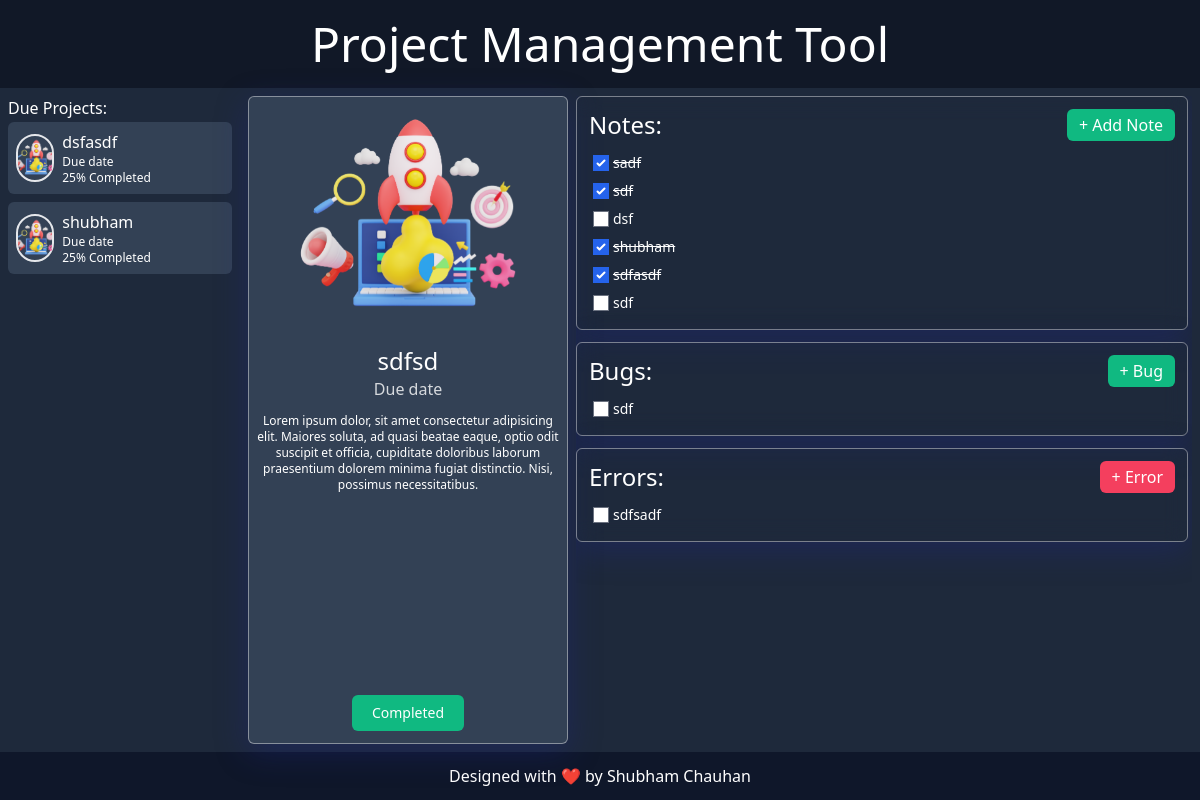
/projectmanagementtool/proj?id=5, run on the app's committed database.
### ProjectManagementTool/models.py (models this page shows, shortened)
class Project(models.Model):
    name = models.CharField(max_length=200)
    date = models.DateField(auto_now_add=True)
    completed = models.BooleanField(default=False)
    completion_date = models.DateField(null=True, blank=True)
    @staticmethod
    def get_by_id(pid):
        return Project.objects.get(id=pid)
    @staticmethod
    def get_pending():
        return Project.objects.filter(completed=False)

class Notes(models.Model):
    text = models.CharField(max_length=200)
    date_created = models.DateField(auto_now=True)
    completed = models.BooleanField(default=False)
    project = models.ForeignKey(Project, on_delete=models.CASCADE)
    @staticmethod
    def get_by_proj_id(pid):
        return Notes.objects.filter(project__id = pid)

class Bugs(models.Model):
    text = models.CharField(max_length=200)
    date_created = models.DateField(auto_now=True)
    completed = models.BooleanField(default=False)
    project = models.ForeignKey(Project, on_delete=models.CASCADE)
    @staticmethod
    def get_by_proj_id(pid):
        return Bugs.objects.filter(project__id = pid)

class Errors(models.Model):
    text = models.CharField(max_length=200)
    date_created = models.DateField(auto_now=True)
    completed = models.BooleanField(default=False)
    project = models.ForeignKey(Project, on_delete=models.CASCADE)
    @staticmethod
    def get_by_proj_id(pid):
        return Errors.objects.filter(project__id = pid)

### ProjectManagementTool/views.py (the view)
# urls.py: re_path('proj', views.createNewProject, name=''),
def createNewProject(request):
    if request.method == 'GET':
        pendings = models.Project.get_pending()
        pid = request.GET.get('id')
        proj = models.Project.get_by_id(int(pid))
        notes = models.Notes.get_by_proj_id(proj.id)
        bugs = models.Bugs.get_by_proj_id(proj.id)
        err = models.Errors.get_by_proj_id(proj.id)
        return render(request,'tool/proj_opened.html' , {'proj': proj, "notes":notes, "bugs":bugs, "errs":err ,"pendings":pendings})

### templates/tool/proj_opened.html (shortened to what this page needs)
{% extends 'base.html' %}
{% load static %}
{% block content %}
<div class="h-screen flex flex-col">
   {% include 'tool/header.html' %}
    <main class="text-white flex h-full">
        <div class="p_listing h-full bg-slate-800 w-60 flex flex-col overflow-y-scroll p-2">
            <div class=" border-b-2 border-slate-800">
                <p>Due Projects:</p>
            </div>
            <div class="flex flex-col gap-y-2 grow">
                {% for p in pendings %}
                <a href="../../projectmanagementtool/proj?id={{p.id}}">
                <div class="bg-slate-700 rounded-md flex items-center p-2 gap-2">
                    <div class="h-12 w-12 rounded-full border-2">
                        <img src="{% static 'tool/computer.png' %}" class="h-full w-full object-cover">
                    </div>
                    <div class="w-full overflow-hidden">
                        <p class="text-md">{{p.name}}</p>
                        <p class="text-xs">Due date</p>
                        <p class="text-xs">25% Completed</p>
                    </div>
                </div>
                </a>
                {% endfor %}
            </div>
        </div>
        <div class="grow inline-flex p-2 gap-2">
            <div class="bbb flex flex-col rounded-md bg-slate-700 w-80 text-center">
                <div class="img-box h-60 w-60 mx-5 mx-auto">
                    <img src="{% static 'tool/computer.png' %}" class="h-full w-full object-cover">
                </div>
                <div class="p-2 grow">
                    <p class="text-2xl">{{proj.name}}</p>
                    <p class="text-ms opacity-80 mb-3">Due date</p>
                    <p class="text-xs">Lorem ipsum dolor, sit amet consectetur adipisicing elit. Maiores soluta, ad quasi beatae eaque, optio odit suscipit et officia, cupiditate doloribus laborum praesentium dolorem minima fugiat distinctio. Nisi, possimus necessitatibus.</p>
                </div>
                <div>
                    {% if proj.completed %}
                        <button class="bg-emerald-500 text-sm px-5 py-2 rounded-md my-3 text-white">Completed</button>
                    {% else %}
                    <a href="../../projectmanagementtool/complete?id={{p.id}}"><button class="bg-rose-500 text-sm px-5 py-2 rounded-md my-3 text-white">Mark as Completed</button></a>
                    {% endif %}
                </div>
            </div>
            <div class="grow pe-1 overflow-y-scroll">
                <div class="bbb mb-3 p-3 rounded-md">
                    <div class="flex justify-between items-center mb-2">
                        <p class="text-2xl">Notes: </p>
                        <button class="bg-emerald-500 text-white px-3 py-1 rounded-md text-md" id="add_note_button">+ Add Note</button>
                    </div>
                    <div class="grid grid-cols-1" id="note_cotainer">
                        {% for note in notes %}
                        <div class="p-1 rounded-md inline-flex gap-1 items-center">
                                <input type="checkbox" class="note" id="note{{note.id}}" value="{{note.id}}" {% if note.completed %} checked disabled {% endif %}>
                                <p class="text-sm {% if note.completed %} mark-as-complete {% endif %}">{{ note.text }}</p>
                        </div>
                        {% endfor %}
                    </div>
                </div>
                <div class="bbb mb-3 p-3 rounded-md">
                    <div class="flex justify-between items-center mb-2">
                        <p class="text-2xl">Bugs: </p>
                        <button class="bg-emerald-500 text-white px-3 py-1 rounded-md text-md" id="add_bug_button">+ Bug</button>
                    </div>
                    <div class="grid grid-cols-1" id="bug_cotainer">
                        {% for bug in bugs %}
                        <div class="p-1 rounded-md inline-flex gap-1 items-center">
                            <input type="checkbox" class="bug" id="bug{{bug.id}}" value="{{bug.id}}" {% if bug.completed %} checked disabled {% endif %}>
                            <p class="text-sm {% if bug.completed %} mark-as-complete {% endif %}">{{ bug.text }}</p>
                        </div>
                        {% endfor %}
                    </div>
                </div>
                <div class="bbb mb-3 p-3 rounded-md">
                    <div class="flex justify-between items-center mb-2">
                        <p class="text-2xl">Errors: </p>
                        <button class="bg-rose-500 text-white px-3 py-1 rounded-md text-md" id="add_error_button">+ Error</button>
                    </div>
                    <div class="grid grid-cols-1" id="error_cotainer">
                        {% for err in errs %}
                        <div class="p-1 rounded-md inline-flex gap-1 items-center">
                            <input type="checkbox" class="err" id="err{{err.id}}" value="{{err.id}}" {% if err.completed %} checked disabled {% endif %}>
                            <p class="text-sm {% if err.completed %} mark-as-complete {% endif %}">{{ err.text }}</p>
                        </div>
                        {% endfor %}
                    </div>
                </div>
            </div>
        </div>
    </main>
    {% include 'tool/footer.html' %}
</div>
{% endblock %}

### static/showroom/s_css/main.css (style rules this page uses)
.mark-as-complete { text-decoration: line-through; }
.bbb { box-shadow: 0 8px 32px 0 rgba( 31, 38, 135, 0.37 ); backdrop-filter: blur( 11px ); -webkit-backdrop-filter: blur( 11px ); border: 1px solid rgba(255, 255, 255, 0.417); }
.btns, .descp, .img-box { transform: translateZ(30px); }

### data on the page
Project: name "dsfasdf"
Project: name "shubham"
Project: name "sdfsd"
Notes: completed "☑", text "sadf"
Notes: completed "☑", text "sdf"
Notes: text "dsf"
Notes: completed "☑", text "shubham"
Notes: completed "☑", text "sdfasdf"
Notes: text "sdf"
Bugs: text "sdf"
Errors: text "sdfsadf"
